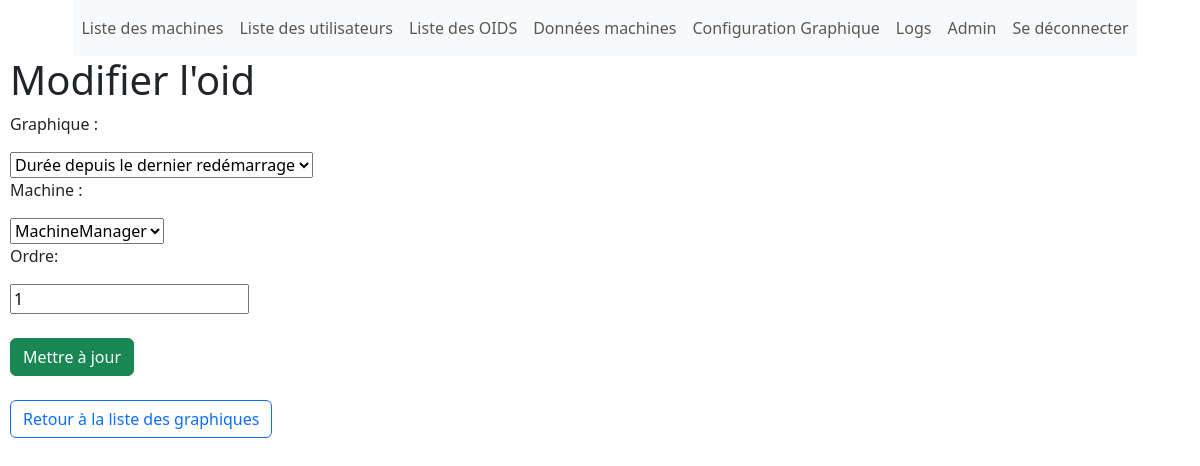
The page /menu_principal/edit_graphique_machine/10/ (signed in) on the database as committed earlier.
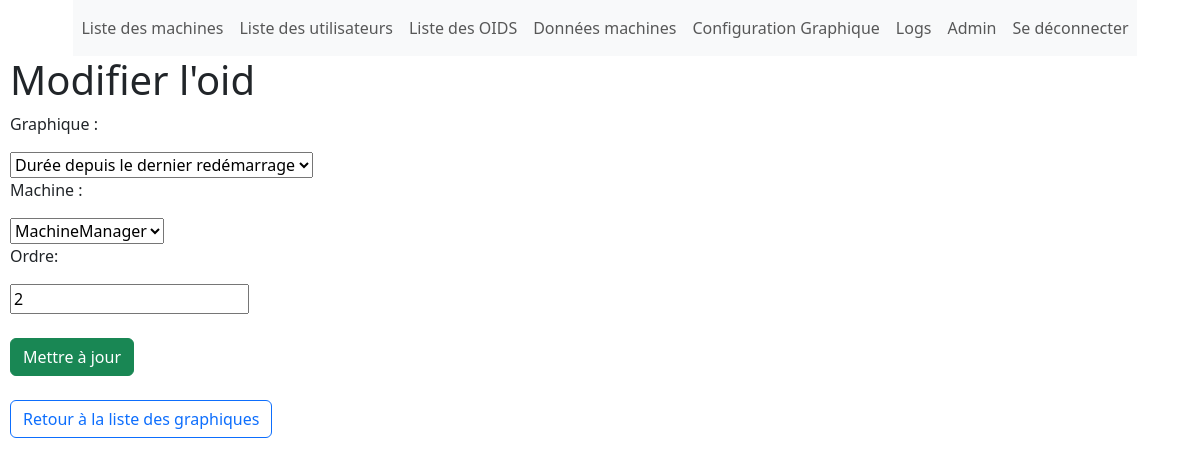
The same page on the database as committed later.
### configuration/models.py (models this page shows, shortened)
class Graphique_has_Machine(models.Model):
    graphique = models.ForeignKey(Graphique, on_delete=models.CASCADE)
    machine = models.ForeignKey(Machine, on_delete=models.CASCADE)
    ordre = models.IntegerField(default=1)

### configuration/views.py (the view)
# urls.py: path('edit_graphique_machine/<int:graphique_machine_id>/', views.edit_graphique_machine, name='edit_graphique_machine'),
@login_required
def edit_graphique_machine(request, graphique_machine_id):
    graphique_machine = get_object_or_404(Graphique_has_Machine, id=graphique_machine_id)
    graphique_instance = graphique_machine.graphique
    if request.method == 'POST':
        form = GraphiquehasMachineForm(request.POST, instance=graphique_machine, graphique=graphique_instance)
        if form.is_valid():
            form.save()
            return redirect('liste_graphiques')
    else:
        form = GraphiquehasMachineForm(instance=graphique_machine, graphique=graphique_instance)
    return render(request, 'edit_graphique_machine.html', {'form': form})

### configuration/forms.py
class GraphiquehasMachineForm(forms.ModelForm):
    class Meta :
        model = Graphique_has_Machine
        fields = ['graphique', 'machine', 'ordre']
    def __init__(self, *args, **kwargs):
        graphique_instance = kwargs.pop('graphique', None)
        super(GraphiquehasMachineForm, self).__init__(*args, **kwargs)
        if graphique_instance:
            self.fields['machine'].queryset = self.get_filtered_machines(graphique_instance)
    def get_filtered_machines(self, graphique):
        oid1 = graphique.OID1
        oid2 = graphique.OID2
        machines_with_oid1_query = Machine_has_OID.objects.filter(OID=oid1).values_list('machine', flat=True)
        if oid2:
            machines_with_oid2_query = Machine_has_OID.objects.filter(OID=oid2).values_list('machine', flat=True)
            machine_ids = set(machines_with_oid1_query).intersection(set(machines_with_oid2_query))
        else:
            machine_ids = set(machines_with_oid1_query)
        machines = Machine.objects.filter(id__in=machine_ids)
        return machines

### configuration/models.py (called while the page is built)
    def __str__(self):
        return self.name

    def __str__(self):
        return self.name

### configuration/templates/edit_graphique_machine.html (shortened to what this page needs)
{% include 'template.html' %}
<!DOCTYPE html>
<html lang="en">
<head>
</head>
<body>
    <h1>Modifier l'oid</h1>
    <form method="post">
        <p>Graphique :</p>
        {{ form.graphique }}
        <p>Machine :</p>
        {{ form.machine }}
         <p>Ordre:</p>
         {{ form.ordre }}
        <button class="btn btn-success" type="submit">Mettre à jour</button>
    </form>
    <br>
    <a class="btn btn-outline-primary" href="{% url 'liste_graphiques' %}">Retour à la liste des graphiques</a>
</body>
</html>

Rows that differ between the two databases and show on the page:
changed Graphique_has_Machine "Durée depuis le dernier redémarrage": ordre "1" → "2"
